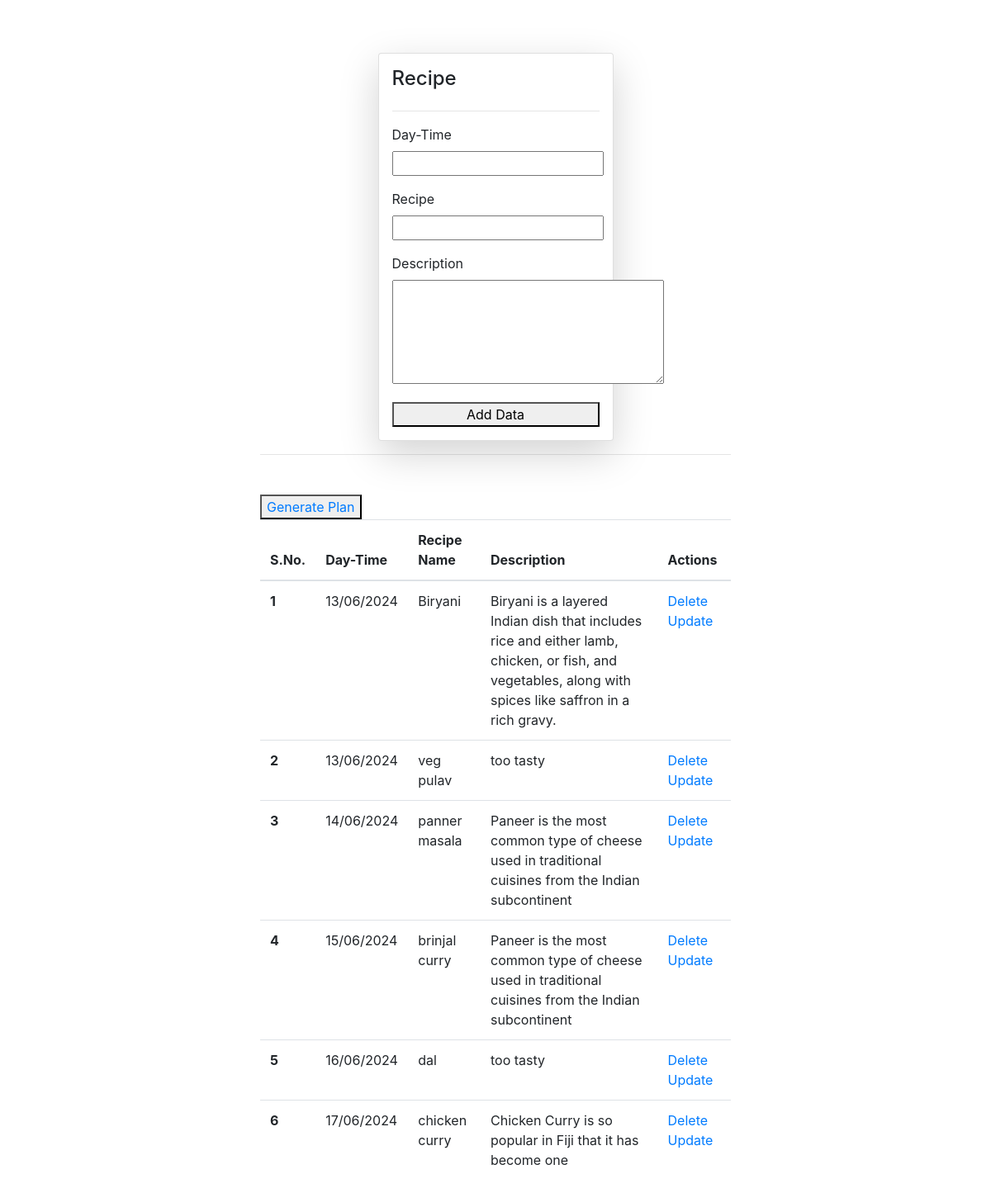
Screenshot of / (signed in) with the database file from the repository.
### home/models.py (models this page shows)
class Recipe(models.Model):
	user = models.ForeignKey(User, on_delete=models.SET_NULL, null=True, blank=True)
	day = models.CharField(max_length=100, default='something')
	name = models.CharField(max_length=100, default='something')
	description = models.CharField(max_length=100, default='something')

### home/views.py (the view, shortened to what this page needs)
# urls.py: path('', views.recipes, name='recipes'),
@login_required(login_url='/login/')
def recipes(request):
	queryset = Recipe.objects.all()
	if request.GET.get('search'):
		queryset = queryset.filter(
			day__icontains=request.GET.get('search'))
	context = {'recipes': queryset}
	return render(request, 'recipe.html', context)

### home/templates/recipe.html (shortened to what this page needs)
{% extends "base.html" %}
{% block start %}
<link href="https://maxcdn.bootstrapcdn.com/bootstrap/4.5.2/css/bootstrap.min.css" rel="stylesheet">
<div class="container mt-3 col-6">
<br><br>
	<form class="col-6 mx-auto card p-3 shadow-lg" method="post" enctype="multipart/form-data">
		<h4> Recipe </h4>
		<hr>
		<div class="form-group">
		<label for="exampleInputEmail1">Day-Time </label>
		<input type="text" name="day" required>
		</div>
		<div class="form-group">
		<label for="exampleInputEmail1">Recipe </label>
		<input name="name" type="text" required>
		</div>
		<div class="form-group">
		<label for="exampleInputPassword1">Description </label>
		<textarea name="description" type="text" rows="5" cols="30"></textarea>
		</div>
		<button type="submit" class="">Add Data</button>
	</form>
	<hr>
	<div class="class mt-5">
		<form action="">
		<button > <a href="{% url 'pdf' %}">Generate Plan </a></button>
		</form>
		<table class="table mt-6">
			<thead>
				<tr>
					<th scope="col">S.No. </th>
					<th scope="col">Day-Time </th>
					<th scope="col">Recipe Name </th>
					<th scope="col">Description </th>
					<th scope="col">Actions</th>
				</tr>
			</thead>
			<tbody>
				{% for recipe in recipes %}
				<tr>
					<th scope="row">{{forloop.counter}}</th>
					<td>{{recipe.day}}</td>
					<td> {{recipe.name}}</td>
					<td>{{recipe.description}}</td>
					<td>
						<a href="/delete_recipe/{{recipe.id }}" >Delete </a>
						<a href="/update_recipe/{{recipe.id }}">Update </a>
					</td>
				</tr>
				{% endfor %}
			</tbody>
		</table>
	</div>
	{% endblock %}

### home/templates/base.html (shortened to what this page needs)
<!DOCTYPE html>
<html lang="en">
<head>
</head>
<body>
	{% block start %}
	{% endblock %}
</body>
</html>

### rows the page displays
Recipe: day "13/06/2024", name "Biryani", description "Biryani is a layered Indian dish that includes rice and either lamb, chicken, or fish, and vegetables, along with spices like saffron in a rich gravy."
Recipe: day "13/06/2024", name "veg pulav", description "too tasty"
Recipe: day "14/06/2024", name "panner masala", description "Paneer is the most common type of cheese used in traditional cuisines from the Indian subcontinent"
Recipe: day "15/06/2024", name "brinjal curry", description "Paneer is the most common type of cheese used in traditional cuisines from the Indian subcontinent"
Recipe: day "16/06/2024", name "dal", description "too tasty"
Recipe: day "17/06/2024", name "chicken curry", description "Chicken Curry is so popular in Fiji that it has become one"
